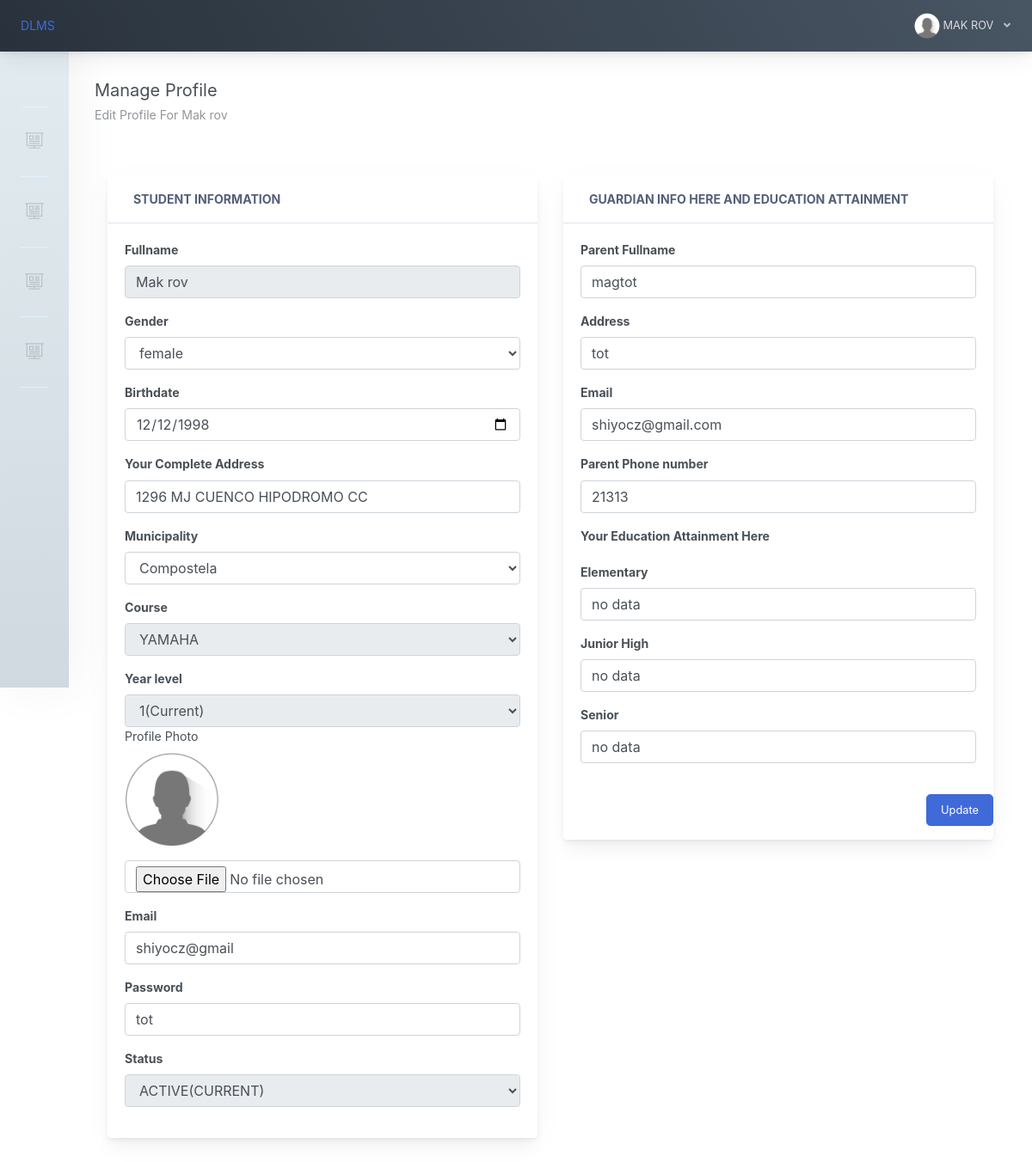
The app's page /edit-profile.php?id=20211792 (signed in) with its own data.
### tables this page shows
CREATE TABLE `student` (
  `stu_id` int(11) NOT NULL,
  `stu_fullname` varchar(1000) NOT NULL,
  `stu_photo` varchar(50) NOT NULL,
  `stu_course` varchar(1000) NOT NULL,
  `stu_gender` varchar(1000) NOT NULL,
  `stu_birthdate` varchar(1000) NOT NULL,
  `stu_age` int(3) NOT NULL,
  `stu_comadd` varchar(1000) NOT NULL,
  `stu_muni` varchar(1000) NOT NULL,
  `stu_year_level` varchar(1000) NOT NULL,
  `stu_email` varchar(1000) NOT NULL,
  `stu_password` varchar(1000) NOT NULL,
  `stu_parent` varchar(100) NOT NULL,
  `parent_phone` int(50) NOT NULL,
  `parent_email` varchar(250) NOT NULL,
  `parent_address` varchar(250) NOT NULL,
  `stu_elem` varchar(100) NOT NULL,
  `stu_jhs` varchar(100) NOT NULL,
  `stu_shs` varchar(100) NOT NULL,
  `stu_stat` varchar(1000) NOT NULL,
  `date_added` datetime NOT NULL,
  `date_approved` datetime NOT NULL
);

CREATE TABLE `course_tbl` (
  `cou_id` int(11) NOT NULL,
  `cou_name` varchar(1000) NOT NULL,
  `stu_capacity` int(10) NOT NULL,
  `minexam_pass` int(10) NOT NULL,
  `cou_created` timestamp NOT NULL DEFAULT current_timestamp() ON UPDATE current_timestamp()
);

### query/selectData.php (called while the page is built, shortened)
<?php
$exmneId = $_SESSION['studentsession']['stu_id'];
$selExmneeData = $conn->query("SELECT * FROM student WHERE stu_id='$exmneId' ")->fetch(PDO::FETCH_ASSOC);
 ?>

### edit-profile.php (the view, shortened to what this page needs)
<?php include("includes/header.php"); ?>
<div class="app-main">
<?php include("includes/sidebar.php"); ?>
<?php
$id = $_GET['id'];
$selExmne = $conn->query("SELECT * FROM student WHERE stu_id='$id' ")->fetch(PDO::FETCH_ASSOC);
$es =  $selExmne['stu_elem'];
$jhs =  $selExmne['stu_jhs'];
$shs =  $selExmne['stu_shs'];
if(!empty($es)){
    $es = "$es";
}else{
    $es = "NO DATA";
}
if(!empty($jhs)){
    $jhs = "$jhs";
}else{
    $jhs = "NO DATA";
}
if(!empty($shs)){
    $shs = "$shs";
}else{
    $shs = "NO DATA";
}
?>
<div class="app-main__outer">
        <div class="app-main__inner">
            <div class="app-page-title">
                <div class="page-title-wrapper">
                     <div class="page-title-heading">
                        <div> Manage Profile
                            <div class="page-title-subheading">
                             Edit Profile For <?=$selExmne['stu_fullname']?>
                            </div>
                        </div>
                    </div>
                </div>
            </div>
            <div class="col-md-12">
            <div id="refreshData">
            <div class="row">
                  <div class="col-md-6">
                      <div class="main-card mb-3 card">
                          <div class="card-header">
                            <i class="header-icon lnr-license icon-gradient bg-plum-plate"> </i>Student Information
                          </div>
                          <div class="card-body">
                           <form method="post" action="query/updateStudent.php" enctype="multipart/form-data">
                           <div class="form-group">
                                    <legend>Fullname</legend>
                                    <input type="" readonly name="exFullname" class="form-control" required="" value="<?php echo $selExmne['stu_fullname']; ?>" >
                                </div>
                                <div class="form-group">
                                    <legend>Gender</legend>
                                    <select class="form-control" name="exGender">
                                      <option value="<?php echo $selExmne['stu_gender']; ?>"><?php echo $selExmne['stu_gender']; ?></option>
                                    </select>
                                </div>
                                <div class="form-group">
                                    <legend>Birthdate</legend>
                                    <input type="date"  name="exBdate" class="form-control" required="" value="<?php echo date('Y-m-d',strtotime($selExmne["stu_birthdate"])) ?>"/>
                                </div>
                                <div class="form-group">
                                    <legend>Your Complete Address</legend>
                                    <input type="" name="exAddress" class="form-control" required="" value="<?php echo $selExmne['stu_comadd']; ?>" >
                                </div>
                                <div class="form-group">
                                    <legend>Municipality</legend>
                                    <select class="form-control" name="exMuni">
                                      <option readonly value="<?php echo $selExmne['stu_muni']; ?>"><?php echo $selExmne['stu_muni']; ?></option>
                                    </select>
                                </div>
                                <div class="form-group">
                                    <legend>Course</legend>
                                    <?php
                                        $exmneCourse = $selExmne['stu_course'];
                                        $selCourse = $conn->query("SELECT * FROM course_tbl WHERE cou_id='$exmneCourse' ")->fetch(PDO::FETCH_ASSOC);
                                    ?>
                                    <select class="form-control" readonly name="exCourse">
                                      <option readonly value="<?php echo $exmneCourse; ?>"><?php echo $selCourse['cou_name']; ?></option>
                                      </select>
                                </div>
                                <div class="form-group">
                                    <legend>Year level</legend>
                                    <select class="form-control" readonly name="exYrlvl">
                                      <option value="<?php echo $selExmne['stu_year_level']; ?>"><?php echo $selExmne['stu_year_level']; ?>(Current)</option>
                                      </select>
                                      <div class="form-group">
                                <label>Profile Photo</label>
                                <p class> <img src="assets/uploads/avatar/<?=$photo?>"alt="Avatar" class="profile" > </p>
                                <input type="file" id="img" value="<?=$selExmne['stu_photo'];?>" name="img" class="form-control" accept="image/*" >
                              </div>
                                </div>
                                <div class="form-group">
                                    <legend>Email</legend>
                                    <input type="" name="exEmail" class="form-control" required="" value="<?php echo $selExmne['stu_email']; ?>" >
                                </div>
                                <div class="form-group">
                                    <legend>Password</legend>
                                    <input type="" name="exPass" class="form-control" required="" value="<?php echo $selExmne['stu_password']; ?>" >
                                </div>
                                <div class="form-group">
                                    <legend>Status</legend>
                                    <select readonly class="form-control" name="stuStat">
                                      <option readonly value="<?php echo $selExmne['stu_stat']; ?>"><?php echo $selExmne['stu_stat']; ?>(CURRENT)</option>
                                  </select>
                                </div>
                          </div>
                      </div>
                  </div>
                  <div class="col-md-6">
                      <div class="main-card mb-3 card">
                          <div class="card-header">
                            <i class="header-icon lnr-license icon-gradient bg-plum-plate"> </i>Guardian Info here And Education Attainment
                          </div>
                          <div class="card-body">
                          <div class="form-group">
                                    <legend>Parent Fullname</legend>
                                    <input type="" name="exStuparent" class="form-control" required="" value="<?php echo $selExmne['stu_parent']; ?>" >
                                </div>
                                <div class="form-group">
                                <legend>Address </legend>
                                    <input type=""  name="exStuadress" class="form-control" required="" value="<?php echo $selExmne['parent_address']; ?>" >
                                </div>
                                <div class="form-group">
                                <legend>Email</legend>
                                    <input type=""  name="exStuemail" class="form-control" required="" value="<?php echo $selExmne['parent_email']; ?>" >
                                </div>
                                <div class="form-group">
                                <legend> Parent Phone number</legend>
                                    <input type=""  name="exStuphone" class="form-control" required="" value="<?php echo $selExmne['parent_phone']; ?>" >
                                </div>
                               <legend> Your Education Attainment Here<legend>
                                  <br>
                                <div class="form-group">
                                <legend>Elementary </legend>
                                    <input type=""  name="exEs" class="form-control" required="" value="<?php echo $es; ?>" >
                                </div>
                                <div class="form-group">
                                <legend>Junior High </legend>
                                    <input type=""  name="exJhs" class="form-control" required="" value="<?php echo $jhs; ?>" >
                                </div>
                                <div class="form-group">
                                <legend>Senior </legend>
                                    <input type=""  name="exShs" class="form-control" required="" value="<?php echo $shs; ?>" >
                                </div>
                                </div>
                              <div class="form-group" align="right">
                                <button type="submit" class="btn btn-primary btn-lg">Update</button>
                              </div>
                          </div>
                      </div>
                                        </div>
<?php include("includes/footer.php"); ?>

### includes/header.php (shortened to what this page needs)
<?php
  include("conn.php");
  include("query/selectData.php");
 ?>
<!doctype html>
<html lang="en">
<head>
    <link rel="stylesheet" href="./main.css">
    <link href="css/mycss.css" rel="stylesheet">
    <link href="css/sweetalert.css" rel="stylesheet">
    <link href="css/facebox.css" rel="stylesheet">
    <link href="https://cdnjs.cloudflare.com/ajax/libs/toastr.js/2.0.1/css/toastr.css" rel="stylesheet"/>
</head>
<body id="body">
    <div class="app-container app-theme-blue body-tabs-shadow  fixed-sidebar fixed-header">
        <div class="app-header header-shadow bg-vicious-stance header-text-light">
            <div class="app-header__logo">
                <a href="home.php"><div class="logo-src">DLMS</div></a>
            </div>
                <div class="app-header__content">
                <div class="app-header-right">
                    <div class="header-btn-lg pr-0">
                        <div class="widget-content p-0">
                            <div class="widget-content-wrapper">
                                <div class="widget-content-left">
                                    <div class="btn-group">
                                        <a data-toggle="dropdown" aria-haspopup="true" aria-expanded="false" class="p-0 btn">
                                        <?php
                                        $photo = $selExmneeData['stu_photo'];
                                        if(empty($photo)){
                                           $photo = "icon-avatar-default.png";
                                        }
                                        else{
                                            $photo = $selExmneeData['stu_photo'];
                                        }
                                        ?>
                                        <img src="assets/uploads/avatar/<?=$photo?>"alt="Avatar" class="avatar">
                                            <?php
                                                echo strtoupper($selExmneeData['stu_fullname']);
                                             ?>
                                            <i class="fa fa-angle-down ml-2 opacity-8"></i>
                                        </a>
                                    </div>
                                </div>
                            </div>
                        </div>
                    </div>        </div>
            </div>
        </div>

### css/mycss.css (style rules this page uses)
.avatar { vertical-align: middle; width: 30px; height: 30px; border-radius: 50%; }
.profile { border-radius: 50%; width: 110px; height: 110px; }

### records on screen
student: stu_fullname "MAK ROV", stu_fullname "Mak rov", exFullname "Mak rov", exGender "female", exBdate "12/12/1998", exAddress "1296 MJ CUENCO HIPODROMO CC", exMuni "Compostela", exYrlvl "1(Current)", exEmail "shiyocz@gmail", exPass "tot", stuStat "ACTIVE(CURRENT)", exStuparent "magtot", exStuadress "tot", exStuemail "shiyocz@gmail.com", exStuphone "21313", exEs "no data", exJhs "no data", exShs "no data"
course_tbl: exCourse "YAMAHA"
